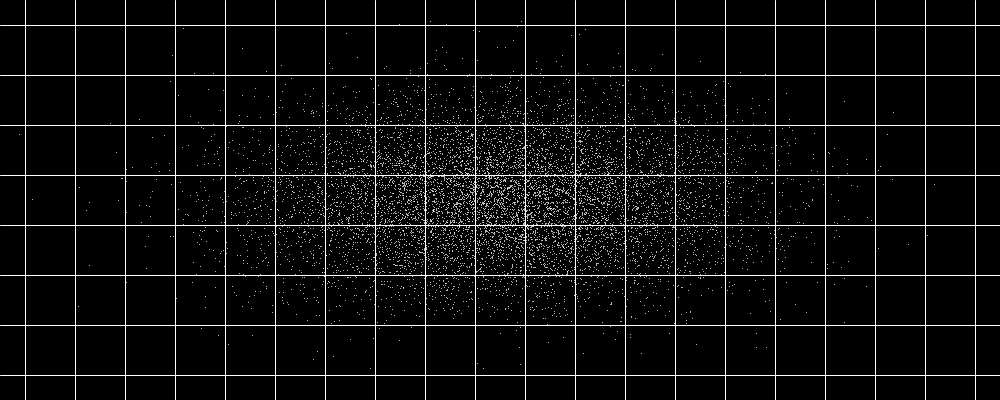
Frame 1 (no input)
Frame 60 (the mouse pressed at the canvas centre just before this capture): identical to frame 1, image omitted
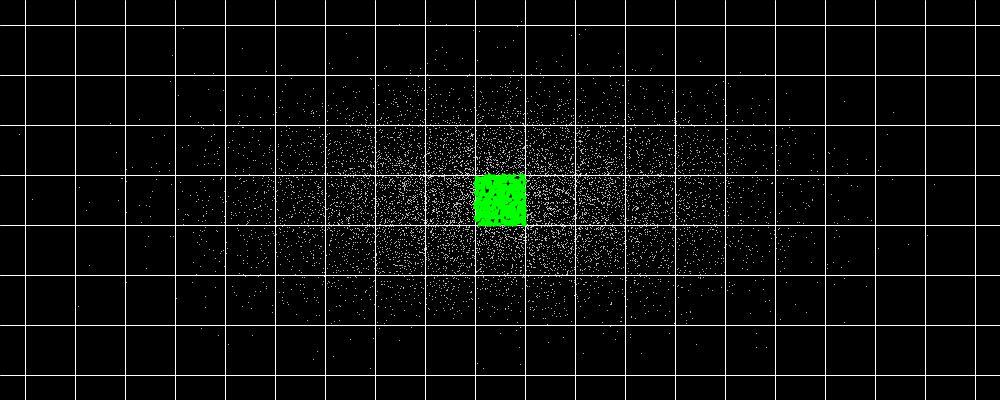
Frame 120 (the mouse held since frame 60 and released just before this capture)

The Processing sketch that drew these frames (run headless with seeded random() and noise(); from frame 60 on, the mouse is pressed at the canvas centre):

// Processing sketch: SpatialHashing_Collision
// ── SpatialHashing_Collision.pde
// Daniel Shiffman, modified and improved by Volfegan
// http://codingtra.in
// http://patreon.com/codingtrain
//Videos
//Part 1:
//https://www.youtube.com/watch?v=OJxEcs0w_kE
//Part 2: 
//https://www.youtube.com/watch?v=QQx_NmCIuCY
//Part 3: 
//https://www.youtube.com/watch?v=z0YFFg_nBjw


import java.util.TreeSet;
import java.util.*;
import java.util.Collections;

SpatialHash spatialGrid;
String queryMode = "grid";

public void keyPressed() {
  if (key == 'g') {
    queryMode = "grid";
  }
  if (key == 'r') {
    queryMode = "rectangle";
  }
  if (key == 'c') {
    queryMode = "circle";
  }
}

public void setup () {
  size(1000, 400);
  background(0);

  int cellSize = width/20;

  spatialGrid = new SpatialHash(width, height, cellSize);

  int maxPoints = 10000;
  for (int i  = 0; i < maxPoints; i++) {
    float x = (width/4) +randomGaussian(width /4, width / 8);
    float y = (height/4) + randomGaussian(height / 4, height / 8);
    Point p = new Point (x, y);
    spatialGrid.add(p);
  }

  Rectangle boundary = new Rectangle(width/2, height/2, width/2, height/2);
  TreeSet<Point> points = spatialGrid.query(boundary);

  println("Canvas size = "+width+", "+height+", cellSize = "+cellSize);
  println("Points created = "+maxPoints);
  println("Points found = "+points.size());

  //look-up at the hash keys generated for the space width x height
  println("HashKeys genereated =");
  ArrayList keys = new ArrayList<Integer>();
  for (int key : spatialGrid.buckets.keySet()) {
    keys.add(key);
  }
  Collections.sort(keys);
  println(keys);
}

public void draw () {
  background(0);

  spatialGrid.show();

  stroke(0, 255, 0);
  rectMode(CENTER);

  TreeSet<Point> points = new TreeSet<Point>();

  //Scan points from each grid
  if (queryMode.equals("grid")) {
    points = spatialGrid.getFromBucket((double)mouseX, (double)mouseY);
  } 
  //Scan points using rectangle
  if (queryMode.equals("rectangle")) {
    //Rectangle range = new Rectangle (mouseX, mouseY, width/20, height/20);
    Rectangle range = new Rectangle (mouseX, mouseY, 25, 25);
    points = spatialGrid.query(range);
    rect((float)range.x, (float)range.y, (float)range.width * 2, (float)range.height * 2);
  }
  //Scan points using circle
  if (queryMode.equals("circle")) {
    double r =25;
    Circle range = new Circle (mouseX, mouseY, r);
    points = spatialGrid.query(range);
    circle((float)range.x, (float)range.y, (float)r * 2);
  }
  strokeWeight(1);
  for (Point p : points) {
    strokeWeight(4);
    point((float)p.x, (float)p.y);
  }
}

public float randomGaussian(float min, float max) {
  return min + randomGaussian() * (max - min);
}

// ── Circle.pde
// author Volfegan [Daniel L Lacerda] 
// This class was based at 
// http://codingtra.in QuadTree Videos
//Part 3: https://www.youtube.com/watch?v=z0YFFg_nBjw

import java.lang.Math;
//for a circle shape query
public class Circle {
  double x;
  double y;
  double r;
  double rSquared;

  public Circle(double x, double y, double r) {
    this.x = x;
    this.y = y;
    this.r = r; //radius of the circle
    this.rSquared = this.r * this.r;
  }

  public boolean intersects(Rectangle range) {
    double xDist = Math.abs(range.x - this.x);
    double yDist = Math.abs(range.y - this.y);

    double r = this.r;
    double w = range.width;
    double h = range.height;

    double edges = Math.pow( (xDist - w), 2 ) + Math.pow( (yDist - h), 2 );

    //no intersection
    if (xDist > (r + w) || yDist > (r + h)) return false;

    //intersection within the circle
    if (xDist <= w || yDist <= h) return true;

    //intersection on the edge of the circle
    return edges <= this.rSquared;
  }

  // check if the point is in the circle by measuring the euclidean distance of
  // the point and the center of the circle is smaller or equal than the radius 
  // of the circle
  public boolean contains (Point p) {
    double dist = Math.pow((p.x - this.x), 2) + Math.pow((p.y - this.y), 2);
    return dist <= this.rSquared;
  }
}

// ── Point.pde
// Daniel Shiffman, modified and improved by Volfegan
// http://codingtra.in
// http://patreon.com/codingtrain
//Videos
//Part 1:
//https://www.youtube.com/watch?v=OJxEcs0w_kE
//Part 2: 
//https://www.youtube.com/watch?v=QQx_NmCIuCY
//Part 3: 
//https://www.youtube.com/watch?v=z0YFFg_nBjw


class Point implements Comparable<Point> {
  double x;
  double y;
  Object data; //data reference from object

  public Point (double x, double y) {
    this.x = x;
    this.y = y;
    this.data = null;
  }

  public Point (double x, double y, Object p) {
    this.x = x;
    this.y = y;
    this.data = p;
  }

  public double getX() {
    return this.x;
  }

  public double getY() {
    return this.y;
  }

  public Object getData() {
    return this.data;
  }

  public boolean equals(Point p) {
    if (this.x == p.x && this.y == p.y)
      return true;
    else
      return false;
  }

  public int compareTo(Point p) {
    int H1 = 0x8da6b343; //an arbitrarily chosen prime
    
    if (this.x * H1 + this.y > p.x * H1 + p.y) {
      return 1;
    }
    if (this.x * H1 + this.y < p.x * H1 + p.y) {
      return -1;
    }
    return 0;
  }

  public String toString() {
    return "(" + this.x + " " + this.y + ")";
  }
}

// ── Rectangle.pde
// author Volfegan [Daniel L Lacerda] 
// This class was based at 
// http://codingtra.in QuadTree Videos
//Part 1: https://www.youtube.com/watch?v=OJxEcs0w_kE
//Part 2: https://www.youtube.com/watch?v=QQx_NmCIuCY
//Part 3: https://www.youtube.com/watch?v=z0YFFg_nBjw


class Rectangle {
  double x;
  double y;
  double height ; 
  double width;

  /*Creates a Rectangle with a center on x, y
   * ___
   *| . | 2x height
   * ---
   * 2x width
  */
  public Rectangle (double x, double y, double width,  double height) {
    this.x = x;
    this.y = y;
    this.width = width;
    this.height = height;
  }
  public boolean intersects(Rectangle range) {
    return !(range.x - range.width > this.x + this.width||
      range.x + range.width < this.x - this.width||
      range.y - range.height > this.y + this.height||
      range.y + range.height < this.y - this.height);
  }
  public boolean contains (Point p) {
    return  p.x <= this.x+this.width &&
      p.x >= this.x-this.width &&
      p.y <= this.y+this.height &&
      p.y >= this.y-this.height ;
  }
}

// ── SpatialHash.pde
/* author Volfegan [Daniel L Lacerda]
 * Spatial hashing implementation based at:
 * http://conkerjo.wordpress.com/2009/06/13/spatial-hashing-implementation-for-fast-2d-collisions/
 */
import java.util.TreeSet;
import java.util.HashMap;
import java.util.Iterator;

public class SpatialHash {

  private int NUM_BUCKETS;
  private int w;
  private int h;
  private int cols;
  private int rows;
  private float cellSize;
  public HashMap<Integer, TreeSet<Point>> buckets;

  /**
   * Constructor
   * @param int width_, int height_ of Canvas
   * @param int cellSize_ -> how much to divide the Canvas width|height to make the grid
   */
  public SpatialHash(int width_, int height_, int cellSize_) {
    w = width_;
    h = height_;
    cols = width_ / cellSize_;
    rows = height_ / cellSize_;
    cellSize = cellSize_;
    NUM_BUCKETS = cols * rows;

    buckets = new HashMap<Integer, TreeSet<Point>>(NUM_BUCKETS);
  }

  /**
   * This hash works with any 'width' and 'height' sizes to generate a 'HashKey'
   * @param double x_, double y_ position
   * return an unique int 'HashKey' index for the bucket
   */
  public int getBucketIndex(double x_, double y_) {
    int bindex;
    if (w >= h)
      bindex = Math.round(Math.round(x_ / cellSize)*cols + Math.round(y_ / cellSize));
    else
      bindex = Math.round(Math.round(x_ / cellSize) + Math.round(y_ / cellSize)*rows);

    return bindex;
  }

  public boolean add(Point p) {
    try {
      int bindex = getBucketIndex(p.getX(), p.getY());

      TreeSet<Point> list = buckets.get(bindex);
      if (list == null) {
        list = new TreeSet<Point>();
      }
      list.add(p);
      buckets.put(bindex, list);
      return true;
    }
    catch(Exception e) {
      return false;
    }
  }

  public boolean remove(Point p) {
    try {
      boolean operation = false;
      int bindex = getBucketIndex(p.getX(), p.getY());
      TreeSet<Point> list = buckets.get(bindex);
      if (list != null) {
        operation = list.remove(p);
        if (operation == true) {
          buckets.put(bindex, list);
        }
      }
      return operation;
    }
    catch(Exception e) {
      return false;
    }
  }
  
  public void clear() {
    buckets.clear();
  }

  public boolean contains(Point p) {
    int bindex = getBucketIndex(p.getX(), p.getY());
    TreeSet<Point> list = buckets.get(bindex);
    return list.contains(p);
  }

  /**
   * Get all points from the bucket for that position
   * @param double x_, double y
   * return TreeSet<Point>> points
   */
  public TreeSet<Point> getFromBucket(double x_, double y_) {
    int bindex = getBucketIndex(x_, y_);
    TreeSet<Point> points = buckets.get(bindex);
    if (points == null) points = new TreeSet<Point>();
    return points;
  }

  public TreeSet<Point> query(Rectangle range) {
    TreeSet<Point> findPoints = new TreeSet<Point>();

    //get the 4 extreme points from the rectangle range
    Point upperLeft = new Point(range.x - range.width, range.y - range.height);
    Point upperRight = new Point(range.x + range.width, range.y - range.height);
    Point bottomLeft = new Point(range.x - range.width, range.y + range.height);
    //Point bottomRight = new Point(range.x + range.width, range.y + range.height);

    int leftPosX= (int)upperLeft.getX();
    int rightPosX = (int)upperRight.getX();
    int upperPosY = (int)upperLeft.getY();
    int bottomPosY = (int)bottomLeft.getY();

    //edge case ckeck when the range size is less than the cellSize
    float growFactorX = 0;
    if ((rightPosX-leftPosX) < cellSize) {
      growFactorX = rightPosX-leftPosX;
    } else {
      growFactorX = cellSize;
    }
    float growFactorY = 0;
    if ((bottomPosY-upperPosY) < cellSize) {
      growFactorY = bottomPosY-upperPosY;
    } else {
      growFactorY = cellSize;
    }
    //loop through all the buckets where the rectangle range intersects
    for (int cellX = leftPosX; cellX <= rightPosX; cellX+=growFactorX) {
      for (int cellY = upperPosY; cellY <= bottomPosY; cellY+=growFactorY) {
        TreeSet<Point> points = getFromBucket(cellX, cellY);
        for (Point p : points) {
          if (range.contains(p))
            findPoints.add(p);
        }
      }
    }
    return findPoints;
  }

  public TreeSet<Point> query(Circle range) {
    TreeSet<Point> findPoints = new TreeSet<Point>();

    //get the 4 extreme points from the circle range
    Point mostLeft = new Point(range.x - range.r, range.y);
    Point mostRight = new Point(range.x + range.r, range.y);
    Point top = new Point(range.x, range.y - range.r);
    Point bottom = new Point(range.x, range.y + range.r);

    int leftPosX= (int)mostLeft.getX();
    int rightPosX = (int)mostRight.getX();
    int upperPosY = (int)top.getY();
    int bottomPosY = (int)bottom.getY();

    //edge case ckeck when the range size is less than the cellSize
    float growFactorX = 0;
    if ((rightPosX-leftPosX) < cellSize) {
      growFactorX = rightPosX-leftPosX;
    } else {
      growFactorX = cellSize;
    }
    float growFactorY = 0;
    if ((bottomPosY-upperPosY) < cellSize) {
      growFactorY = bottomPosY-upperPosY;
    } else {
      growFactorY = cellSize;
    }
    //loop through all the buckets where the circle range intersects
    for (int cellX = leftPosX; cellX <= rightPosX; cellX+=growFactorX) {
      for (int cellY = upperPosY; cellY <= bottomPosY; cellY+=growFactorY) {
        TreeSet<Point> points = getFromBucket(cellX, cellY);
        for (Point p : points) {
          if (range.contains(p))
            findPoints.add(p);
        }
      }
    }
    return findPoints;
  }

  //this method requires Processing functions
  public void show() {
    stroke(255);
    strokeWeight(1);
    noFill();
    //vertical lines
    for (int a = 0; a <= w/cellSize; a++) {
      line(cellSize*(a+0.5), 0, cellSize*(a+0.5), h);
    }
    //horizontal lines
    for (int a = 0; a <= h/cellSize; a++) {
      line(0, cellSize*(a+0.5), w, cellSize*(a+0.5));
    }
    //show points
    for (TreeSet<Point> points : buckets.values()) {
      for (Point p : points) {
        point((float)p.getX(), (float)p.getY());
      }
    }
  }
}
